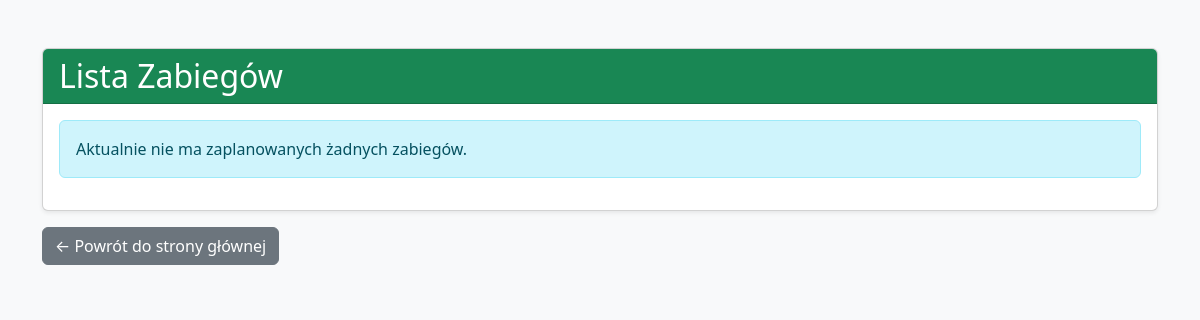
Page /zabiegi/ on the earlier database version.
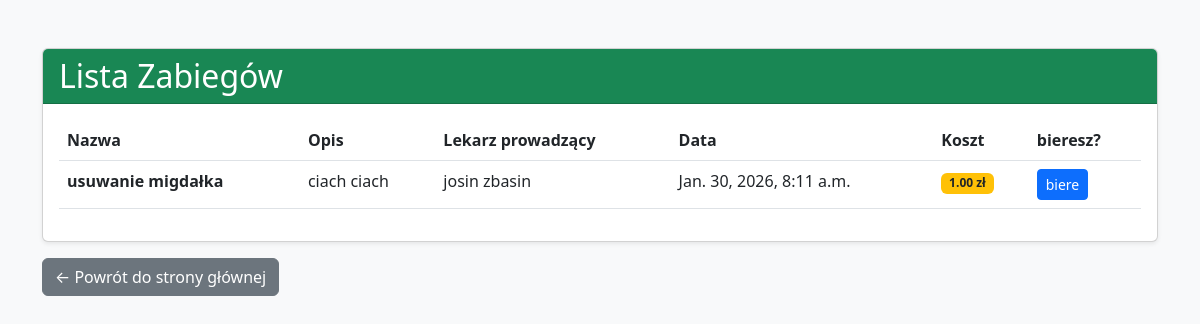
Same page on the later database version.
### bazam/models.py (models this page shows, shortened)
class Zabiegi(models.Model):
    nazwa_zabiegu = models.CharField(max_length=100, help_text="Nazwa procedury medycznej.")
    opis = models.TextField(help_text="Opis procedury medycznej.")
    koszt = models.DecimalField(max_digits=10, decimal_places=2, help_text="Koszt procedury medycznej.")
    lekarz = models.ForeignKey(Lekarz, on_delete=models.CASCADE, help_text="Lekarz wykonujący procedurę.")
    data = models.DateTimeField(help_text="Data i czas wykonania procedury.")

class Lekarz(models.Model):
    Imie = models.CharField(max_length=50, help_text="Imię lekarza.")
    Nazwisko = models.CharField(max_length=50, help_text="Nazwisko lekarza.")
    Specjalizacja = models.CharField(max_length=100, help_text="Specjalizacja lekarza.")

### bazam/views.py (the view)
# urls.py: path('zabiegi/', views.lista_zabiegow, name='lista_zabiegow'),
def lista_zabiegow(request):
    zabiegi = Zabiegi.objects.all()
    return render(request, 'bazam/lista_zabiegow.html', {'zabiegi': zabiegi})

### bazam/templates/bazam/lista_zabiegow.html (shortened to what this page needs)
<!DOCTYPE html>
<html lang="pl">
<head>
    <link href="https://cdn.jsdelivr.net/npm/bootstrap@5.3.0/dist/css/bootstrap.min.css" rel="stylesheet">
</head>
<body class="bg-light">
    <div class="container mt-5">
        <div class="card shadow-sm">
            <div class="card-header bg-success text-white">
                <h2 class="mb-0">Lista Zabiegów</h2>
            </div>
            <div class="card-body">
                {% if zabiegi %}
                    <table class="table table-hover">
                        <thead>
                            <tr>
                                <th>Nazwa</th>
                                <th>Opis</th>
                                <th>Lekarz prowadzący</th>
                                <th>Data</th>
                                <th>Koszt</th>
                                <th>bieresz?</th>
                            </tr>
                        </thead>
                        <tbody>
                            {% for zabieg in zabiegi %}
                                <tr>
                                    <td><strong>{{ zabieg.nazwa_zabiegu }}</strong></td>
                                    <td>{{ zabieg.opis }}</td>
                                    <td>
                                         {{ zabieg.lekarz.Imie }} {{ zabieg.lekarz.Nazwisko }}
                                    </td>
                                    <td>{{ zabieg.data }}</td>
                                    <td>
                                        <span class="badge bg-warning text-dark">{{ zabieg.koszt }} zł</span>
                                    <td>
                                        <a href="{% url 'dodaj-do-koszyka' zabieg.id %}" class="btn btn-sm btn-primary">
                                                biere
                                        </a>
                                    </td>
                                </tr>
                            {% endfor %}
                        </tbody>
                    </table>
                {% else %}
                    <div class="alert alert-info" role="alert">
                        Aktualnie nie ma zaplanowanych żadnych zabiegów.
                    </div>
                {% endif %}
            </div>
        </div>
        <div class="mt-3">
            <a href="/" class="btn btn-secondary">← Powrót do strony głównej</a>
        </div>
    </div>
</body>
</html>

Differences in the rows shown:
added Zabiegi: nazwa_zabiegu "usuwanie migdałka", opis "ciach ciach", lekarz.Imie "josin", lekarz.Nazwisko "zbasin", data "Jan. 30, 2026, 8:11 a.m.", koszt "1.00"
Other differences:
text no longer shown: "Aktualnie nie ma zaplanowanych żadnych zabiegów."
text now shown: "Nazwa Opis Lekarz prowadzący Data Koszt bieresz?"
